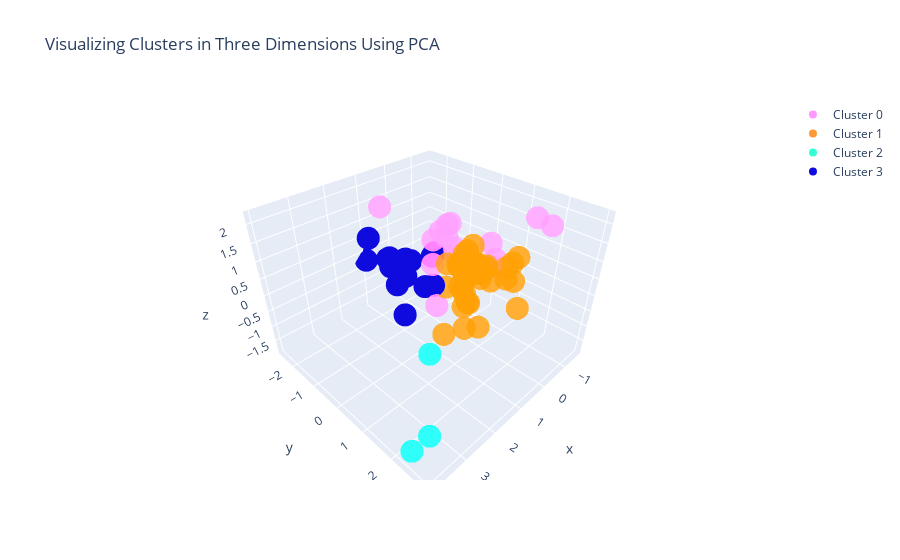

Source (notebook cell):
### Code cell
trace1 = go.Scatter3d(
                    x = cluster0["PC1_3d"],
                    y = cluster0["PC2_3d"],
                    z = cluster0["PC3_3d"],
                    mode = "markers",
                    name = "Cluster 0",
                    marker = dict(color = 'rgba(255, 128, 255, 0.8)'),
                    text = None)

#trace2 is for 'Cluster 1'
trace2 = go.Scatter3d(
                    x = cluster1["PC1_3d"],
                    y = cluster1["PC2_3d"],
                    z = cluster1["PC3_3d"],
                    mode = "markers",
                    name = "Cluster 1",
                    marker = dict(color = 'rgba(255, 128, 2, 0.8)'),
                    text = None)

#trace3 is for 'Cluster 2'
trace3 = go.Scatter3d(
                    x = cluster2["PC1_3d"],
                    y = cluster2["PC2_3d"],
                    z = cluster2["PC3_3d"],
                    mode = "markers",
                    name = "Cluster 2",
                    marker = dict(color = 'rgba(0, 255, 200, 0.8)'),
                    text = None)

trace4 = go.Scatter3d(
                    x = cluster3["PC1_3d"],
                    y = cluster3["PC2_3d"],
                    z = cluster3["PC3_3d"],
                    mode = "markers",
                    name = "Cluster 3",
                    marker = dict(color = 'rgba(15, 10, 222, 1)'),
                    text = None)

data_all = [trace1, trace2, trace3, trace4]

title = "Visualizing Clusters in Three Dimensions Using PCA"

layout = dict(title = title,
              xaxis= dict(title= 'PC1',ticklen= 5,zeroline= False),
              yaxis= dict(title= 'PC2',ticklen= 5,zeroline= False)
             )

fig = dict(data = data_all, layout = layout)

iplot(fig)

### Figure 1 — Plotly figure (JSON) as saved in the notebook; plotly's stock layout.template omitted (floating-point values rounded to 4 significant figures)
{"data": [{"marker": {"color": "rgba(255, 128, 255, 0.8)"}, "mode": "markers", "name": "Cluster 0", "type": "scatter3d", "x": [0.6934, 0.3279, -1.589, 0.476, -0.6827, -0.5243, -0.8146, 0.8403, 1.19, 1.548, 0.06229, 0.6138, 1.337, 0.04832, 0.001394], "y": [-0.1622, 0.06824, 1.756, 0.1025, 1.841, 0.8999, 0.5022, -0.02208, 0.7551, -1.102, -0.5235, 0.4823, 0.614, 0.003279, 1.235], "z": [1.264, 1.671, 1.518, 1.357, 2.085, 0.6365, 0.8328, 0.6754, 2.19, 2.122, 1.128, 1.271, -0.007868, 0.6269, 0.7793]}, {"marker": {"color": "rgba(255, 128, 2, 0.8)"}, "mode": "markers", "name": "Cluster 1", "type": "scatter3d", "x": [-0.2037, -0.8544, -1.172, -1.016, -0.6352, -0.4355, 0.1279, -0.6314, -0.5859, 1.149, -1.406, -1.009, -0.102, -0.01659, -0.3525, 0.1305, 0.212, -0.736, -0.6981, -1.14, -0.3051, -1.3, -1.514, -0.6985, -0.4999, -1.489, -1.44, -0.9011, -0.9802, -0.6388, -0.1825, -1.387, -0.5166, -1.208, -0.3571, -0.4563], "y": [0.3135, 1.062, 1.102, 0.0405, 0.5434, 0.004543, 1.006, -0.1608, 0.07148, 0.6956, 0.8556, -0.03122, -0.4145, -0.3097, -0.02018, 0.4476, 0.596, 0.157, -0.4385, -0.5104, 0.3429, -0.1083, 0.0876, -0.1942, -0.1242, 0.625, 1.003, -0.1666, -0.7642, 0.5482, 0.3727, 1.205, -0.2976, -0.06571, -0.1259, -0.09868], "z": [-0.8949, -0.05477, -0.2613, -0.4195, 0.1546, -0.8917, -1.179, -0.4112, 0.02728, -1.001, 0.1166, -0.1524, -0.6748, 0.1899, -0.6849, -0.7859, -1.415, 0.08144, -0.1018, -0.8751, 0.2595, -0.5963, -0.9024, 0.3676, -0.2515, -0.1682, 0.347, 0.4667, -0.4652, 0.2334, -0.862, -1.256, -0.1319, -0.7357, -0.6337, 0.4093]}, {"marker": {"color": "rgba(0, 255, 200, 0.8)"}, "mode": "markers", "name": "Cluster 2", "type": "scatter3d", "x": [3.955, 1.852, 3.739], "y": [2.985, 0.8881, 2.225], "z": [-0.4039, -1.106, -1.835]}, {"marker": {"color": "rgba(15, 10, 222, 1)"}, "mode": "markers", "name": "Cluster 3", "type": "scatter3d", "x": [0.6177, 0.4218, 0.3464, 1.019, 1.265, 1.037, 1.413, 0.277, -0.4512, -0.1983, 0.3166, 0.3565, 1.595, 0.4418, 1.717], "y": [-1.31, -2.196, -0.8126, -0.8541, -2.046, -2.544, -0.7549, -1.879, -1.233, -1.07, -0.5026, -2.311, -0.8623, -1.276, -0.1435], "z": [0.1851, -0.5514, -0.6309, 0.01346, 0.7977, -0.2074, -0.02236, -0.8374, -0.02293, 0.02565, -0.4504, -0.3165, 0.8056, 0.07106, -0.5108]}], "layout": {"title": {"text": "Visualizing Clusters in Three Dimensions Using PCA"}, "xaxis": {"ticklen": 5, "title": {"text": "PC1"}, "zeroline": false}, "yaxis": {"ticklen": 5, "title": {"text": "PC2"}, "zeroline": false}}}
